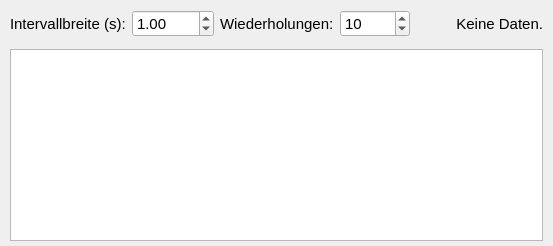
           <widget class="QWidget" name="interval">
            <property name="sizePolicy">
             <sizepolicy hsizetype="Expanding" vsizetype="Expanding">
              <horstretch>0</horstretch>
              <verstretch>0</verstretch>
             </sizepolicy>
            </property>
            <attribute name="title">
             <string>Intervalle</string>
            </attribute>
            <layout class="QGridLayout" name="gridLayout_interval" rowstretch="0,1,0">
             <property name="leftMargin">
              <number>10</number>
             </property>
             <property name="topMargin">
              <number>10</number>
             </property>
             <property name="rightMargin">
              <number>10</number>
             </property>
             <property name="bottomMargin">
              <number>5</number>
             </property>
             <item row="0" column="0">
              <layout class="QHBoxLayout" name="horizontalLayout_interval">
               <item>
                <widget class="QLabel" name="label_intervalWidth">
                 <property name="font">
                  <font>
                   <pointsize>11</pointsize>
                  </font>
                 </property>
                 <property name="text">
                  <string>Intervallbreite (s):</string>
                 </property>
                </widget>
               </item>
               <item>
                <widget class="QDoubleSpinBox" name="intervalWidthInput">
                 <property name="font">
                  <font>
                   <pointsize>11</pointsize>
                  </font>
                 </property>
                 <property name="minimum">
                  <double>0.100000000000000</double>
                 </property>
                 <property name="maximum">
                  <double>3600.000000000000000</double>
                 </property>
                 <property name="singleStep">
                  <double>1.000000000000000</double>
                 </property>
                 <property name="value">
                  <double>1.000000000000000</double>
                 </property>
                </widget>
               </item>
               <item>
                <widget class="QLabel" name="label_intervalRepeats">
                 <property name="font">
                  <font>
                   <pointsize>11</pointsize>
                  </font>
                 </property>
                 <property name="text">
                  <string>Wiederholungen:</string>
                 </property>
                </widget>
               </item>
               <item>
                <widget class="QSpinBox" name="intervalRepeatInput">
                 <property name="font">
                  <font>
                   <pointsize>11</pointsize>
                  </font>
                 </property>
                 <property name="minimum">
                  <number>1</number>
                 </property>
                 <property name="maximum">
                  <number>10000</number>
                 </property>
                 <property name="value">
                  <number>10</number>
                 </property>
                </widget>
               </item>
               <item>
                <spacer name="horizontalSpacer_interval">
                 <property name="orientation">
                  <enum>Qt::Orientation::Horizontal</enum>
                 </property>
                 <property name="sizeHint" stdset="0">
                  <size>
                   <width>40</width>
                   <height>20</height>
                  </size>
                 </property>
                </spacer>
               </item>
               <item>
                <widget class="QLabel" name="intervalStatus">
                 <property name="font">
                  <font>
                   <pointsize>11</pointsize>
                  </font>
                 </property>
                 <property name="text">
                  <string>Keine Daten.</string>
                 </property>
                 <property name="alignment">
                  <set>Qt::AlignmentFlag::AlignRight|Qt::AlignmentFlag::AlignTrailing|Qt::AlignmentFlag::AlignVCenter</set>
                 </property>
                </widget>
               </item>
              </layout>
             </item>
             <item row="1" column="0">
              <widget class="QWidget" name="intervalPlot" native="true">
               <property name="sizePolicy">
                <sizepolicy hsizetype="MinimumExpanding" vsizetype="MinimumExpanding">
                 <horstretch>0</horstretch>
                 <verstretch>0</verstretch>
                </sizepolicy>
               </property>
              </widget>
             </item>
             <item row="2" column="0">
              <widget class="QTableView" name="intervalTable">
               <property name="sizePolicy">
                <sizepolicy hsizetype="Expanding" vsizetype="Maximum">
                 <horstretch>0</horstretch>
                 <verstretch>0</verstretch>
                </sizepolicy>
               </property>
               <property name="maximumSize">
                <size>
                 <width>16777215</width>
                 <height>200</height>
                </size>
               </property>
               <property name="font">
                <font>
                 <pointsize>11</pointsize>
                </font>
               </property>
               <property name="editTriggers">
                <set>QAbstractItemView::EditTrigger::NoEditTriggers</set>
               </property>
               <property name="alternatingRowColors">
                <bool>true</bool>
               </property>
               <property name="selectionMode">
                <enum>QAbstractItemView::SelectionMode::SingleSelection</enum>
               </property>
              </widget>
             </item>
            </layout>
           </widget>
